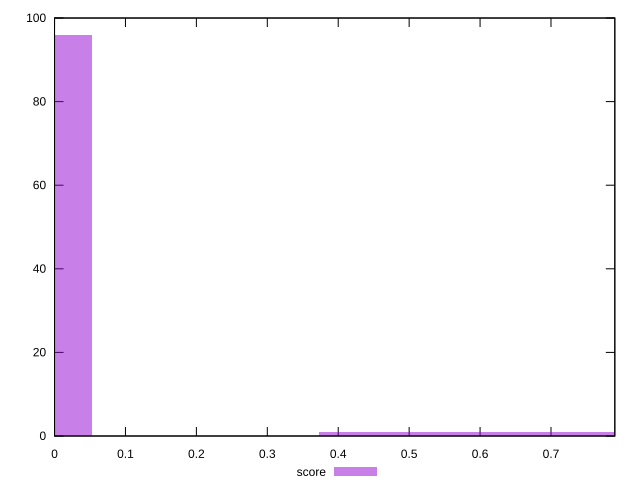

The script that saved this image:
reset

$score <<EOF
0.5319713894691236 1
0.6383656673629483 1
0 96
0.42557711157529887 1
0.744759945256773 1
EOF

set key outside below
set boxwidth 0.10639427789382472
set xrange [0:0.79]
set yrange [0:100]
set trange [0:100]
set style fill transparent solid 0.5 noborder
set terminal svg size 640, 490 enhanced background rgb 'white'
set output "reports/report_00027_2021-02-24T12-40-31.850Z/largest-contentful-paint/samples/astro/score/histogram.svg"

plot $score title "score" with boxes

reset
